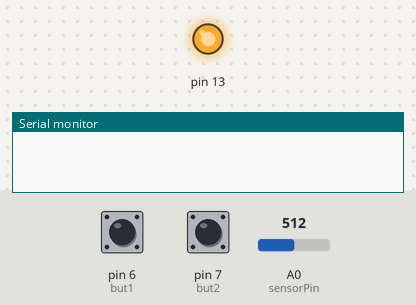
The sketch below on a simulated Arduino Uno, built with avr-gcc and run on an emulated ATmega328P. On the bench: output pins drawn as LEDs (lit = HIGH), the last lines printed to the serial monitor. The inputs (shaded band) are chosen by the test bench; at power-on: pin 6 (but1) LOW, pin 7 (but2) LOW, A0 (sensorPin) = 512.

Above: at 0.1 s.
At 5.1 s:
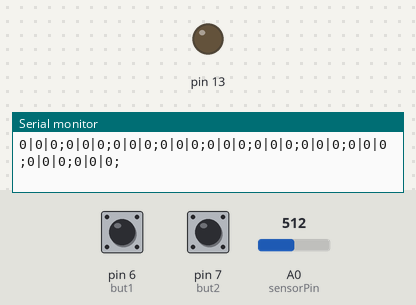
Timing chart, 0 to 6.6 s (numbered marks = the images above):
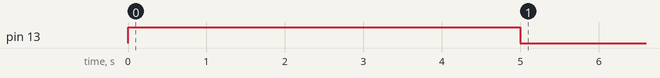

The sketch:

ArduinoCode.ino
```cpp
// Read two button states and one light resistor
// Print in this format B1|B2|LIGHT
// B1 and B2 can be 0 or 1
// LIGHT can be a number between 0 and 255

const int sensorPin = A0;
const int but1 = 6;
const int but2 = 7;

// variables:
int sensorValue = 0;         // the sensor value
int sensorMin = 1023;        // minimum sensor value
int sensorMax = 0;           // maximum sensor value

void setup() {
  Serial.begin(9600);
  pinMode(but1, INPUT);
  pinMode(but2, INPUT);

  // turn on LED to signal the start of the calibration period:
  pinMode(13, OUTPUT);
  digitalWrite(13, HIGH);

  // calibrate during the first five seconds
  while (millis() < 5000) {
    sensorValue = analogRead(sensorPin);

    // record the maximum sensor value
    if (sensorValue > sensorMax) {
      sensorMax = sensorValue;
    }

    // record the minimum sensor value
    if (sensorValue < sensorMin) {
      sensorMin = sensorValue;
    }
  }

  // signal the end of the calibration period
  digitalWrite(13, LOW);
}

void loop() {
  // read the sensor:
  sensorValue = analogRead(sensorPin);

  // apply the calibration to the sensor reading
  sensorValue = map(sensorValue, sensorMin, sensorMax, 0, 255);

  // in case the sensor value is outside the range seen during calibration
  sensorValue = constrain(sensorValue, 0, 255);

  Serial.print(digitalRead(but1));
  Serial.print("|");
  Serial.print(digitalRead(but2));
  Serial.print("|");
  Serial.print(sensorValue);
  Serial.print(";");
  delay(30);
}
```
